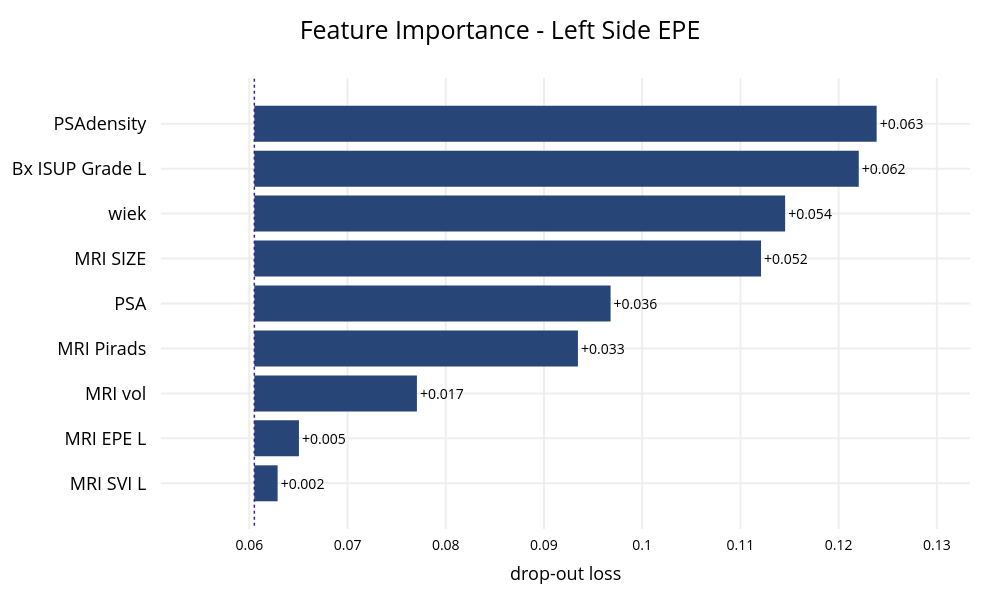
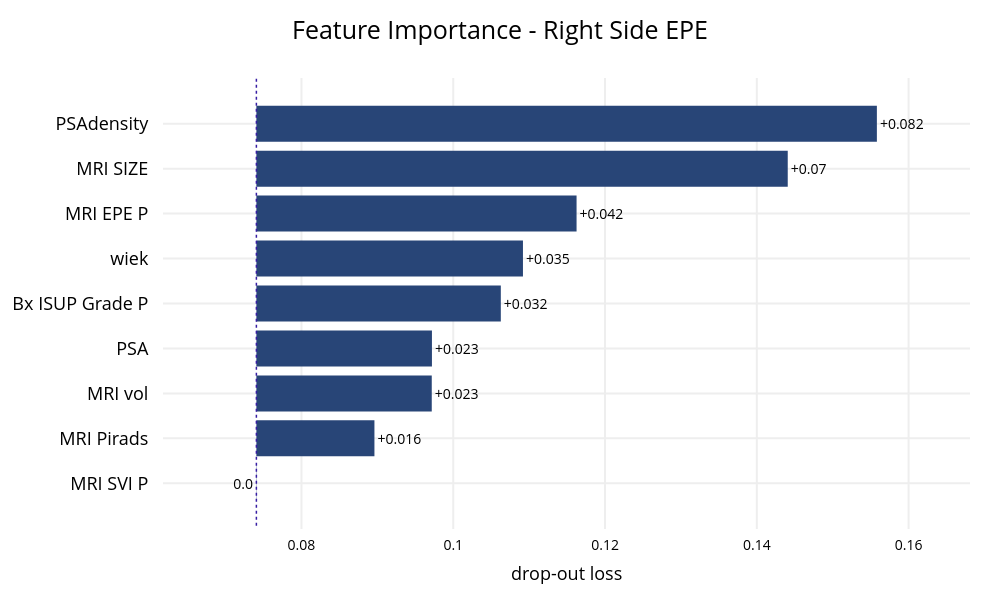

The cell these charts' notebook holds for them, in order:
### Markdown cell above
## 9. Conclusions

This notebook demonstrates side-specific EPE prediction models.

### Key Findings:
1. **Side-specific features** (MRI EPE L/P, MRI SVI L/P, Bx ISUP Grade L/P) allow for targeted prediction of EPE on each prostate side
2. **Model performance** can be compared between left side, right side, and overall EPE predictions
3. **Clinical utility**: Side-specific models may help surgeons in planning nerve-sparing approaches based on predicted EPE location

### Next Steps:
- Validate models on external datasets
- Compare with MSKCC nomograms for side-specific prediction
- Investigate features that differ in importance between left and right side models
- Consider integrating additional data from Studenciaki datasets for enhanced predictions

### Code cell
# Feature importance for Left Side Model
plot_feature_importances(trained_model_L, X_L, y_L, title="Feature Importance - Left Side EPE", max_vars=10)
plot_feature_importances(trained_model_P, X_P, y_P, title="Feature Importance - Right Side EPE", max_vars=10)

### Figure 1 — Plotly figure (JSON) as saved in the notebook; plotly's stock layout.template omitted (floating-point values rounded to 4 significant figures)
{"data": [{"base": 0.06051, "hoverinfo": "text", "hoverlabel": {"bgcolor": "rgba(0,0,0,0.8)"}, "hovertext": ["Model: XGBClassifier loss after<br>variable: PSAdensity is permuted: 0.124<br>Drop-out loss change: +0.063", "Model: XGBClassifier loss after<br>variable: Bx ISUP Grade L is permuted: 0.122<br>Drop-out loss change: +0.062", "Model: XGBClassifier loss after<br>variable: wiek is permuted: 0.115<br>Drop-out loss change: +0.054", "Model: XGBClassifier loss after<br>variable: MRI SIZE is permuted: 0.112<br>Drop-out loss change: +0.052", "Model: XGBClassifier loss after<br>variable: PSA is permuted: 0.097<br>Drop-out loss change: +0.036", "Model: XGBClassifier loss after<br>variable: MRI Pirads is permuted: 0.093<br>Drop-out loss change: +0.033", "Model: XGBClassifier loss after<br>variable: MRI vol is permuted: 0.077<br>Drop-out loss change: +0.017", "Model: XGBClassifier loss after<br>variable: MRI EPE L is permuted: 0.065<br>Drop-out loss change: +0.005", "Model: XGBClassifier loss after<br>variable: MRI SVI L is permuted: 0.063<br>Drop-out loss change: +0.002"], "marker": {"color": "#284577"}, "orientation": "h", "showlegend": false, "text": ["+0.063", "+0.062", "+0.054", "+0.052", "+0.036", "+0.033", "+0.017", "+0.005", "+0.002"], "textposition": "outside", "type": "bar", "x": [0.06336, 0.06154, 0.05404, 0.05159, 0.03627, 0.03294, 0.01655, 0.00454, 0.002371], "xaxis": "x", "y": ["PSAdensity", "Bx ISUP Grade L", "wiek", "MRI SIZE", "PSA", "MRI Pirads", "MRI vol", "MRI EPE L", "MRI SVI L"], "yaxis": "y"}], "layout": {"annotations": [{"font": {"size": 18}, "showarrow": false, "text": "", "x": 0.5, "xanchor": "center", "xref": "paper", "y": 1, "yanchor": "bottom", "yref": "paper"}, {"font": {"size": 18}, "showarrow": false, "text": "drop-out loss", "x": 0.5, "xanchor": "center", "xref": "paper", "y": 0, "yanchor": "top", "yref": "paper", "yshift": -30}], "font": {"color": "black", "size": 14}, "height": 600, "margin": {"b": 71, "r": 30, "t": 78}, "shapes": [{"line": {"color": "#371ea3", "dash": "dot", "width": 1.5}, "type": "line", "x0": 0.06051, "x1": 0.06051, "xref": "x", "y0": -1, "y1": 9, "yref": "y"}], "title": {"font": {"color": "black", "size": 25}, "text": "Feature Importance - Left Side EPE", "x": 0.5}, "width": 1000, "xaxis": {"anchor": "y", "automargin": true, "domain": [0, 1], "fixedrange": true, "gridwidth": 2, "range": [0.05101, 0.1334], "tickcolor": "white", "ticklen": 3, "ticks": "outside", "type": "linear", "zeroline": false}, "yaxis": {"anchor": "x", "automargin": true, "autorange": "reversed", "domain": [0, 1], "fixedrange": true, "gridwidth": 2, "tickcolor": "white", "tickfont": {"size": 18}, "ticklen": 10, "ticks": "outside", "type": "category"}}}

### Figure 2 — Plotly figure (JSON) as saved in the notebook; plotly's stock layout.template omitted (floating-point values rounded to 4 significant figures)
{"data": [{"base": 0.07406, "hoverinfo": "text", "hoverlabel": {"bgcolor": "rgba(0,0,0,0.8)"}, "hovertext": ["Model: XGBClassifier loss after<br>variable: PSAdensity is permuted: 0.156<br>Drop-out loss change: +0.082", "Model: XGBClassifier loss after<br>variable: MRI SIZE is permuted: 0.144<br>Drop-out loss change: +0.07", "Model: XGBClassifier loss after<br>variable: MRI EPE P is permuted: 0.116<br>Drop-out loss change: +0.042", "Model: XGBClassifier loss after<br>variable: wiek is permuted: 0.109<br>Drop-out loss change: +0.035", "Model: XGBClassifier loss after<br>variable: Bx ISUP Grade P is permuted: 0.106<br>Drop-out loss change: +0.032", "Model: XGBClassifier loss after<br>variable: PSA is permuted: 0.097<br>Drop-out loss change: +0.023", "Model: XGBClassifier loss after<br>variable: MRI vol is permuted: 0.097<br>Drop-out loss change: +0.023", "Model: XGBClassifier loss after<br>variable: MRI Pirads is permuted: 0.09<br>Drop-out loss change: +0.016", "Model: XGBClassifier loss after<br>variable: MRI SVI P is permuted: 0.074<br>Drop-out loss change: -0.0"], "marker": {"color": "#284577"}, "orientation": "h", "showlegend": false, "text": ["+0.082", "+0.07", "+0.042", "+0.035", "+0.032", "+0.023", "+0.023", "+0.016", "0.0"], "textposition": "outside", "type": "bar", "x": [0.08176, 0.07002, 0.04219, 0.03513, 0.03221, 0.02313, 0.02311, 0.01556, -3.457e-05], "xaxis": "x", "y": ["PSAdensity", "MRI SIZE", "MRI EPE P", "wiek", "Bx ISUP Grade P", "PSA", "MRI vol", "MRI Pirads", "MRI SVI P"], "yaxis": "y"}], "layout": {"annotations": [{"font": {"size": 18}, "showarrow": false, "text": "", "x": 0.5, "xanchor": "center", "xref": "paper", "y": 1, "yanchor": "bottom", "yref": "paper"}, {"font": {"size": 18}, "showarrow": false, "text": "drop-out loss", "x": 0.5, "xanchor": "center", "xref": "paper", "y": 0, "yanchor": "top", "yref": "paper", "yshift": -30}], "font": {"color": "black", "size": 14}, "height": 600, "margin": {"b": 71, "r": 30, "t": 78}, "shapes": [{"line": {"color": "#371ea3", "dash": "dot", "width": 1.5}, "type": "line", "x0": 0.07406, "x1": 0.07406, "xref": "x", "y0": -1, "y1": 9, "yref": "y"}], "title": {"font": {"color": "black", "size": 25}, "text": "Feature Importance - Right Side EPE", "x": 0.5}, "width": 1000, "xaxis": {"anchor": "y", "automargin": true, "domain": [0, 1], "fixedrange": true, "gridwidth": 2, "range": [0.06175, 0.1681], "tickcolor": "white", "ticklen": 3, "ticks": "outside", "type": "linear", "zeroline": false}, "yaxis": {"anchor": "x", "automargin": true, "autorange": "reversed", "domain": [0, 1], "fixedrange": true, "gridwidth": 2, "tickcolor": "white", "tickfont": {"size": 18}, "ticklen": 10, "ticks": "outside", "type": "category"}}}
